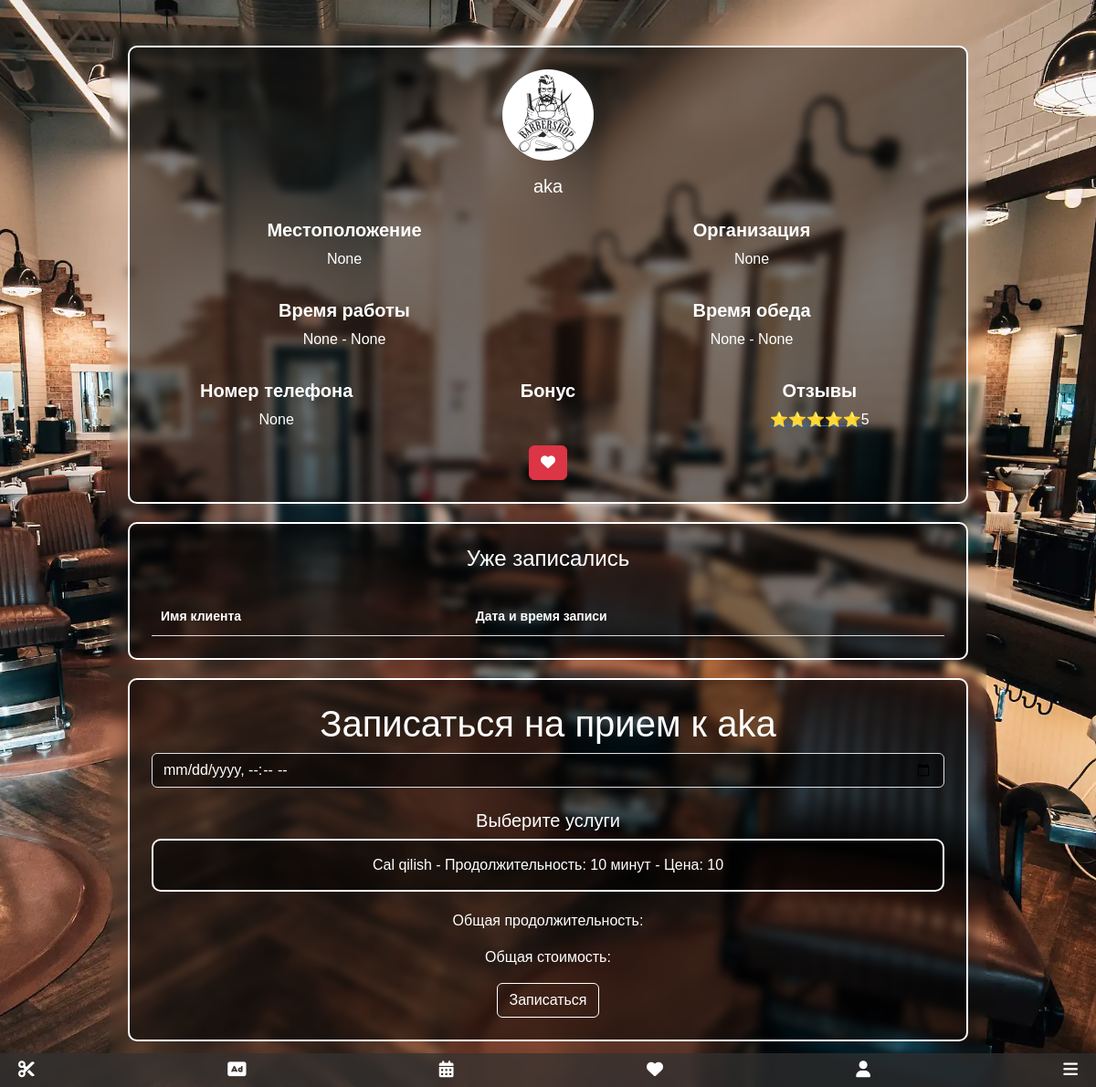
/cl/appointment/fc8351ea-cc34-480e-96e7-0d96da806413/ (signed in), run on an earlier commit of the app's database.
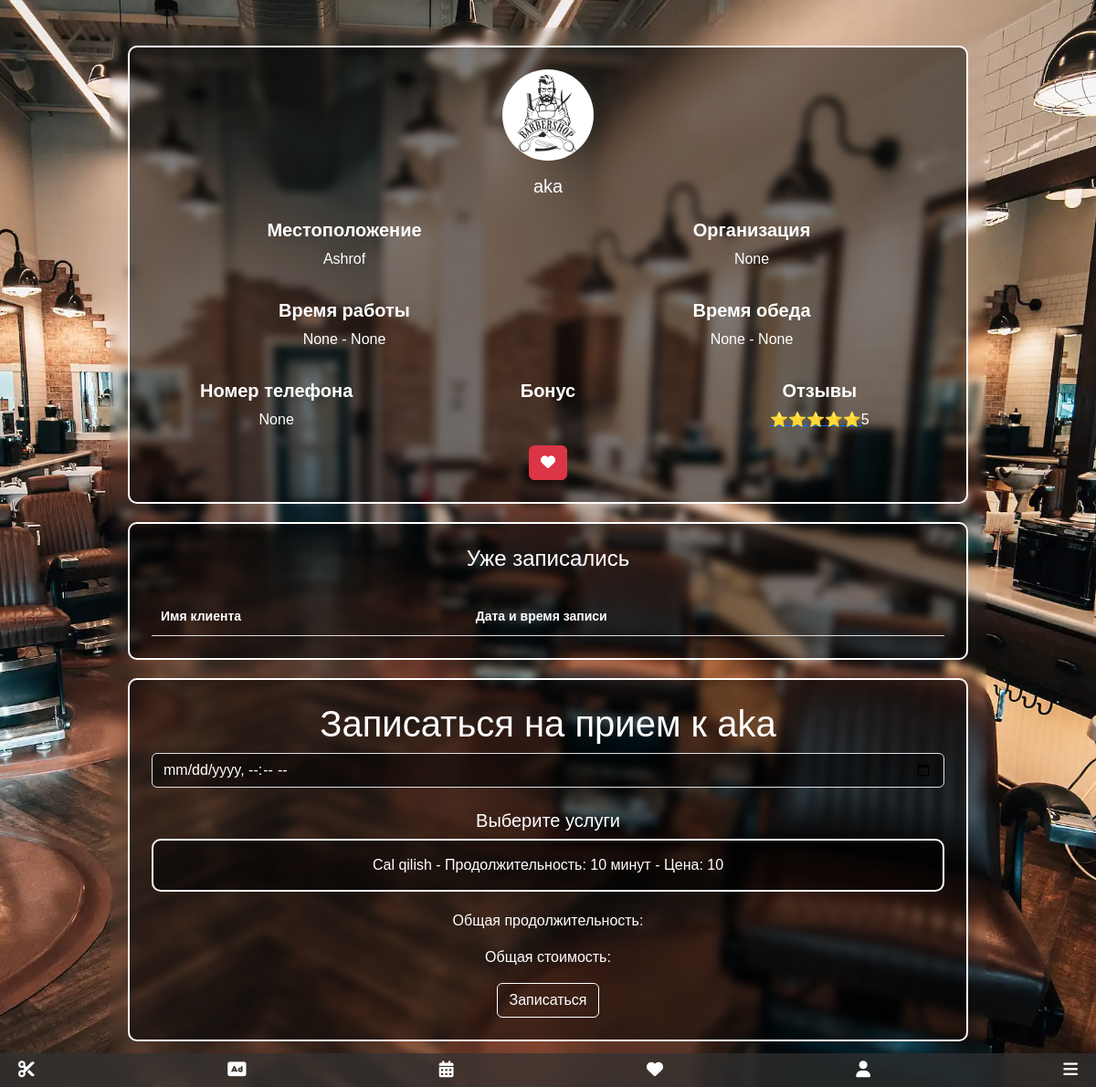
And on a later commit of the database.
### sartaroshxona/models.py (models this page shows, shortened)
class Barber(models.Model):
    id = models.UUIDField(primary_key=True, default=uuid.uuid4, editable=False)
    user = models.ForeignKey(CustomUser, on_delete=models.CASCADE, related_name='barber_profile')
    profile_image = models.ImageField(upload_to='profile_images/', null=True, blank=True)
    start_work = models.TimeField(null=True, blank=True)
    end_work = models.TimeField(null=True, blank=True)
    launch_start_time = models.TimeField(null=True, blank=True)
    launch_end_time = models.TimeField(null=True, blank=True)
    location = models.CharField(max_length=50, null=True, blank=True,default="")
    organization_name = models.CharField(max_length=50, null=True, blank=True,default="")
    bonus = models.CharField(max_length=150, null=True, blank=True, default="")  # Add the bonus field
    CURRENCY_CHOICES = [
        ('USD', 'US Dollar'),
        ('EUR', 'Euro'),
        ('RUB', 'Russian Ruble'),
        ('TJS', 'Tajik Somoni'),
        ('UZS', 'Uzbekistani Soʻm'),
    ]
    currency = models.CharField(max_length=3, choices=CURRENCY_CHOICES, default='TJS')
    active_barber = models.BooleanField(default=False)
    payment = models.BooleanField(default=False)
    payment_expiration_date = models.DateTimeField(null=True, blank=True)

### main/models.py (models this page shows)
class CustomUser(AbstractUser):
    id = models.UUIDField(primary_key=True, default=uuid.uuid4, editable=False)
    is_barber = models.BooleanField(default=False)
    phone_number = models.CharField(max_length=20, null=True, blank=True, default="")
    favorite_barbers = models.ManyToManyField('sartaroshxona.Barber', blank=True, related_name='favorited_by')
    country =  models.ForeignKey(Country, on_delete=models.SET_NULL, blank=True, null=True)
    region = models.ForeignKey(Region, on_delete=models.SET_NULL, blank=True, null=True)
    district = models.ForeignKey(District, on_delete=models.SET_NULL, blank=True, null=True)
    city = models.ForeignKey(City, on_delete=models.SET_NULL, blank=True, null=True)
    USERNAME_FIELD = 'username'
    REQUIRED_FIELDS = ['email']
    objects = CustomUserManager()
    def __str__(self):
        return self.username

### clients/views.py (the view)
# urls.py: path('appointment/<uuid:barber_id>/', views.appointment, name='appointment'),
@login_required
@is_client_required
def appointment(request, barber_id):
    barber = get_object_or_404(Barber, id=barber_id)
    services = Service.objects.filter(barber=barber)
    appointments = Appointment.objects.filter(barber=barber)
    if request.method == 'POST':
        if barber.user == request.user:
            messages.error(request, 'Вы не можете записаться на прием к самому себе')
            return redirect(reverse('appointment', args=[barber_id]))
        selected_service_ids_json = request.POST.get('selected_services')
        selected_service_ids = json.loads(selected_service_ids_json)
        selected_services = Service.objects.filter(pk__in=selected_service_ids)
        appointment_form = AppointmentForm(request.POST)
        if selected_services and appointment_form.is_valid():
            total_duration = int(request.POST.get('total_duration'))
            appointment_time = appointment_form.cleaned_data['appointment_time']
            duration = datetime.timedelta(minutes=total_duration)
            end_time = appointment_time + duration
            now = barber.get_user_time_zone()
            appointment_time_naive = appointment_time.replace(tzinfo=None)
            if now <= appointment_time_naive:
                if not is_overlapping(appointment_time, end_time):
                    appointment = appointment_form.save(commit=False)
                    appointment.barber = Barber.objects.get(id=barber_id)
                    appointment.client = request.user
                    appointment.appointment_end_time = end_time
                    appointment.save()
                    appointment.service.add(*selected_services)
                    messages.success(request, 'Поздравляем, ваша запись создана')
                    return redirect(reverse('appointment', args=[barber_id]))
                else:
                    messages.error(request, 'Дата и время уже выбраны')
                    return redirect(reverse('appointment', args=[barber_id]))
            else:
                messages.error(request, 'Вы не можете записаться на прием в прошлом')
                return redirect(reverse('appointment', args=[barber_id]))
        else:
            messages.error(request, 'Дата и время или услуга не выбраны')
            return redirect(reverse('appointment', args=[barber_id]))
    else:
        appointment_form = AppointmentForm()
    return render(request, 'clients/appointment.html', {
        'barber': barber,
        'services': services,
        'appointments': appointments,
        'appointment_form': appointment_form,
    })

### clients/forms.py
class AppointmentForm(forms.ModelForm):
    class Meta:
        model = Appointment
        fields = ['appointment_time']
        widgets = {
            'appointment_time': forms.DateTimeInput(attrs={'type': 'datetime-local'}),
        }

### clients/templates/clients/appointment.html (shortened to what this page needs)
{% extends 'main/base.html' %}
{% load static %}
{% block content %}
{% include 'main/messages.html' %}
<link href="https://cdn.jsdelivr.net/npm/bootstrap@5.3.0/dist/css/bootstrap.min.css" rel="stylesheet">
<link rel="stylesheet" href="https://cdnjs.cloudflare.com/ajax/libs/font-awesome/5.15.4/css/all.min.css">
<link rel="stylesheet" href="{% static '/css/appointment.css' %}">
{% include 'main/navbar.html' %}
<div class="container">
    <div class="card p-4">
      <div class="text-center mb-3">
          {% if barber.profile_image %}
              <img src="{{ barber.profile_image.url }}" class="rounded-circle" alt="Изображение профиля" id="barber-image">
          {% else %}
              <img src="{% static 'images/default.jpg' %}" class="rounded-circle" alt="Изображение по умолчанию" id="barber-image">
          {% endif %}
          <h5 class="mt-3">{{ barber.user.username }}</h5>
      </div>
      <div class="row mb-3">
          <div class="col text-center">
              <h5><strong>Местоположение</strong></h5>
              <p>{{ barber.location }}</p>
          </div>
          <div class="col text-center">
              <h5><strong>Организация</strong></h5>
              <p>{{ barber.organization_name }}</p>
          </div>
      </div>
      <div class="row mb-3">
          <div class="col text-center">
              <h5><strong>Время работы</strong></h5>
              <p>{{ barber.start_work }} - {{ barber.end_work }}</p>
          </div>
          <div class="col text-center">
              <h5><strong>Время обеда</strong></h5>
              <p>{{ barber.launch_start_time }} - {{ barber.launch_end_time }}</p>
          </div>
      </div>
      <div class="row">
          <div class="col text-center">
              <h5><strong>Номер телефона</strong></h5>
              <p>{{ barber.user.phone_number }}</p>
          </div>
          <div class="col text-center">
            <h5><strong>Бонус</strong></h5>
          </div>
          <div class="col text-center">
              <h5><strong>Отзывы</strong></h5>
              <p><a href="{{ barber.feedback_link }}">⭐️⭐️⭐️⭐️⭐️</a>5</p>
          </div>
          <form method="post" action="{% url 'update_favorites' barber.id %}">
            <div class="col text-center">
                {% if barber in request.user.favorite_barbers.all %}
                    <button type="submit" name="unfavorite" class="btn btn-danger" id="favorite-btn"><i class="fas fa-heart"></i></button>
                {% else %}
                    <button type="submit" name="favorite" class="btn btn-outline-danger" id="favorite-btn"><i class="fas fa-heart"></i></button>
                {% endif %}
            </div>
          </form>
      </div>
    </div>
    <div class="card p-4">
      <h4>Уже записались</h4>
      <table>
          <thead>
              <tr>
                  <th>Имя клиента</th>
                  <th>Дата и время записи</th>
              </tr>
          </thead>
      </table>
    </div>
    <div class="card p-4">
      <h1>Записаться на прием к {{ barber.user }}</h1>
      <form method="post" onsubmit="prepareSelectedServices()" id="appointment-form">
        <input type="datetime-local" name="appointment_time" class="form-control mb-4 black-input" value="{{ appointment_form.appointment_time.value }}" id="appointmentDatetime">
        <h5>Выберите услуги</h5>
        <div class="services-list" id="services-container">
          {% for service in services %}
          <div class="service-item" data-service-id="{{ service.id }}" onclick="toggleService(this)">
            {{ service.title }} - Продолжительность: {{ service.duration_minutes }} минут - Цена: {{ service.price }}
          </div>
          {% endfor %}
        </div>
        <div class="selected-services">
          <p>Общая продолжительность: </p>
          <p>Общая стоимость: </p>
        </div>
        <input type="submit" class="btn btn-outline-primary" value="Записаться">
      </form>
    </div>
</div>
{% endblock %}

What changed in the data, as far as the page shows it:
changed Barber "None": location "None" → "Ashrof"
